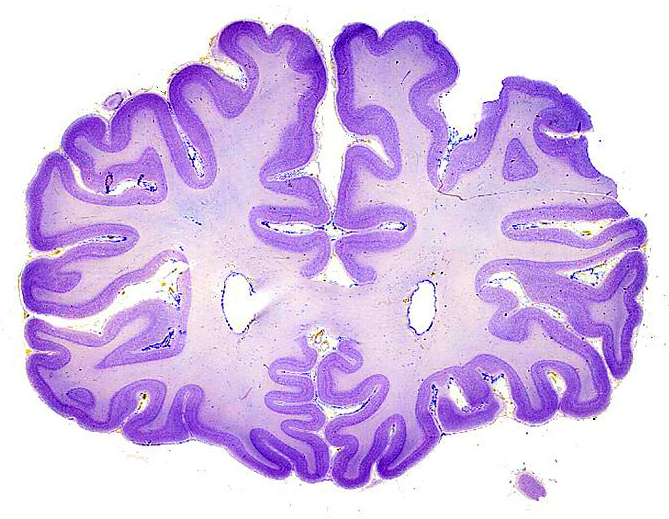
#> input picture data/humanforebrain1.jpg, 669 x 519 px; its folder holds only this picture in this run
$ python -i metrics.py   (imports and definitions only)
#> lines starting #> are read from the running program, lines starting #| are printed output that depends on the picture; after the words box and inside, x2 and y2 are one past the last pixel; in counts of white or black regions, pixels touching at a corner belong together
### src/utils.py
import numpy as np
import cv2
import matplotlib.pyplot as plt
from pathlib import Path
from PIL import Image
import numpy as np

from skimage import draw, measure
from skimage.filters import threshold_multiotsu

from scipy import ndimage
from scipy.ndimage import zoom, gaussian_filter1d


def read_image(image_path):
    """
    Reads an image (supports .jpg) and returns it as a PIL image

    Args:
        image_path (str or Path): Path to the image file.

    Returns:
        np.ndarray: Image as a PIL image.
    """
#> called with image_path = '../data/humanforebrain1.jpg'
    image_path = Path(image_path)
    img_pil = Image.open(image_path)
#> img_pil is the input picture: PIL image 669x519 RGB; mean R, G, B 215.3, 191.9, 235
    return img_pil

# [40 lines left out: functions bbox_area, grayscale_to_intensity_xy, grayscale_to_distance_intensity_array, not called in this run]


import cv2
import numpy as np

drawing = False
current_contour = []
mask = None
drawing_enabled = False  # To toggle drawing on and off

# [78 lines left out: functions mouse_callback, draw_freehand_roi, load_png_image, not called in this run]

import cv2
import numpy as np

class FreehandROITool:
    # [133 lines left out: functions __init__, mouse_callback, draw, extract_largest_blob, morph_open_close, not called in this run]


from scipy import ndimage

# [45 lines left out: functions keep_large_components, label_and_stack, not called in this run]

### src/metrics.py
from src.utils import *
def compute_fractal_dimension(image):
    """
    Compute the fractal dimension of a 2D binary image using the box-counting method.

    Parameters:
        image (numpy.ndarray): Grayscale image (or binary edge map).

    Returns:
        float: Estimated fractal dimension.
    """
    # Step 1: Convert to binary if not already
    binary = (image > 0).astype(np.uint8) * 255

    # Step 2: Box-counting at multiple scales
    def boxcount(Z, k):
        S = np.add.reduceat(
            np.add.reduceat(Z, np.arange(0, Z.shape[0], k), axis=0),
                               np.arange(0, Z.shape[1], k), axis=1)
        return np.sum(S > 0)

    # Ensure square image
    size = min(binary.shape)
    Z = binary[:size, :size]
    Z = Z > 0

    # Box sizes (powers of 2)
    sizes = 2 ** np.arange(1, int(np.log2(size))+1)
    counts = [boxcount(Z, s) for s in sizes]

    # Step 3: Linear fit to log-log plot
    coeffs = np.polyfit(np.log(sizes), np.log(counts), 1)
    fractal_dim = -coeffs[0]
    return fractal_dim


def compute_gyrification_index(image):
    """
    Compute a 2D Gyrification Index (GI) from a grayscale or binary brain image.

    Parameters:
        image (numpy.ndarray): Grayscale image of a coronal brain slice.

    Returns:
        float: Gyrification Index (GI) value.
    """
    # Step 1: Convert to binary if grayscale
    binary = (image > 0).astype(np.uint8) * 255

    # Step 2: Extract contours (assumes largest is cortex outline)
    contours, _ = cv2.findContours(binary, cv2.RETR_EXTERNAL, cv2.CHAIN_APPROX_SIMPLE)

    if not contours:
        return 0.0

    # Use largest contour
    cortex_contour = max(contours, key=cv2.contourArea)
    cortex_length = cv2.arcLength(cortex_contour, closed=True)

    # Step 3: Compute convex hull of the contour
    hull = cv2.convexHull(cortex_contour)
    hull_length = cv2.arcLength(hull, closed=True)

    # Step 4: Compute GI
    if hull_length == 0:
        return 0.0
    gi = cortex_length / hull_length
    return gi


def bbox_area(contour):
    """
    Finds bounding bounding box area of a contour
    """
    _, _, w, h = cv2.boundingRect(contour)
    return w * h

def compute_avg_curvature_old(image):
    """
    Compute a 2D Average Curavature from a grayscale or binary brain image.

    Parameters:
        image (numpy.ndarray): Grayscale image of a coronal brain slice.

    Returns:
        float: average foldiness
    """

    mask_uint8 = (image.astype(np.uint8)) * 255
    contours, _ = cv2.findContours(mask_uint8, cv2.RETR_EXTERNAL, cv2.CHAIN_APPROX_NONE)

    outer_contour = max(contours, key=bbox_area).squeeze()

    x = gaussian_filter1d(outer_contour[:, 0], sigma=5)
    y = gaussian_filter1d(outer_contour[:, 1], sigma=5)

    # Compute derivatives
    dx = np.gradient(x)
    dy = np.gradient(y)
    ddx = np.gradient(dx)
    ddy = np.gradient(dy)

    # Compute curvature
    numerator = dx * ddy - dy * ddx
    denominator = (dx**2 + dy**2)**1.5
    curvature = np.divide(numerator, denominator, out=np.zeros_like(numerator), where=denominator != 0)

    # Calculate average curvature (a proxy for "foldiness")
    average_curvature = np.mean(np.abs(curvature))
    return average_curvature , x, y

from scipy.ndimage import gaussian_filter1d

# [54 lines left out: functions compute_contour_curvature, compute_avg_curvature, not called in this run]

def get_foldiness(img_path):
    # Read and preprocess image
    pil_image = read_image(img_path)
    np_image = np.array(pil_image.convert('L'))  # Convert to grayscale

    # Create a binary image where all non-white pixels are considered part of regions
    binary_img = np_image < 250
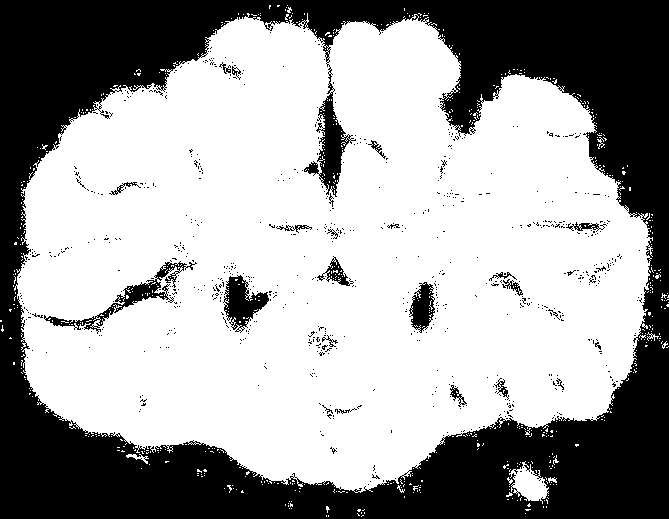
#> binary_img: shape (519, 669) bool; 63.3% white; 708 black regions (683 under 20 px)

    # Find connected components
    labels = measure.label(binary_img, connectivity=1)
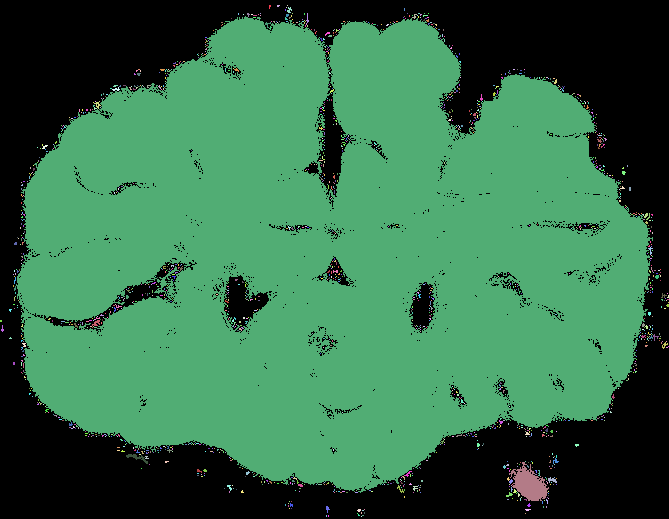
#> labels: shape (519, 669) int32; 1599 distinct labels, from 0 to 1598; one colour per label, 0 black
    regions = measure.regionprops(labels)
#> regions = 1598 regions; largest, box (x1, y1, x2, y2) and area: (16, 16, 653, 493) 215294, (509, 462, 549, 501) 830, (126, 454, 148, 464) 72, (548, 477, 557, 483) 30, (92, 320, 100, 326) 28

    # Identify and isolate the largest connected region
    largest_region = max(regions, key=lambda region: region.area)
    largest_blob_mask = labels == largest_region.label
#> largest_blob_mask: shape (519, 669) bool; 62% white; 701 black regions (676 under 20 px), largest, box (x1, y1, x2, y2) and area: (0, 0, 669, 519) 124556, (44, 261, 197, 334) 1742, (223, 275, 269, 333) 1433

    # Mask the original image to isolate the largest blob
    masked_image = np_image * largest_blob_mask
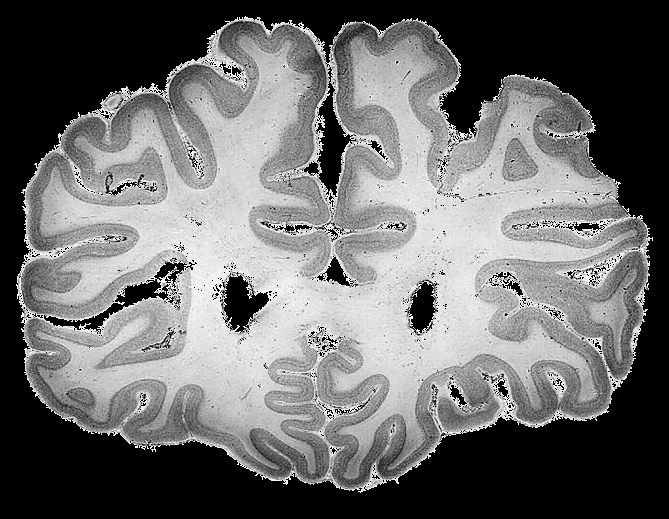
#> masked_image: shape (519, 669); min 0, max 249, mean 107.4

    # Apply Multi-Otsu thresholding
    thresholds = threshold_multiotsu(masked_image, classes=4)
#> thresholds = [54, 134, 188]

    # Create a refined mask by thresholding between selected classes
    refined_mask = (masked_image > thresholds[1]) & (masked_image < thresholds[-1]) & (masked_image > 1)
#> refined_mask: shape (519, 669) bool; 20.1% white; 3009 white regions (2935 under 20 px), largest, box (x1, y1, x2, y2) and area: (331, 35, 555, 286) 11920, (37, 105, 217, 293) 8943, (475, 224, 637, 403) 8620

    # Morphological filtering to smooth and clean the mask
    structure = ndimage.generate_binary_structure(2, 2)
    closed = ndimage.binary_closing(refined_mask, structure=structure, iterations=2)
#> closed: shape (519, 669) bool; 34.5% white; 298 white regions (275 under 20 px), largest, box (x1, y1, x2, y2) and area: (18, 22, 650, 489) 117455, (399, 269, 445, 314) 335, (227, 261, 265, 296) 170
    opened = ndimage.binary_opening(closed, structure=structure, iterations=2)
#> opened: shape (519, 669) bool; 32.3% white; 47 white regions

    # Re-label and isolate the largest component after filtering
    labels = measure.label(opened, connectivity=1)
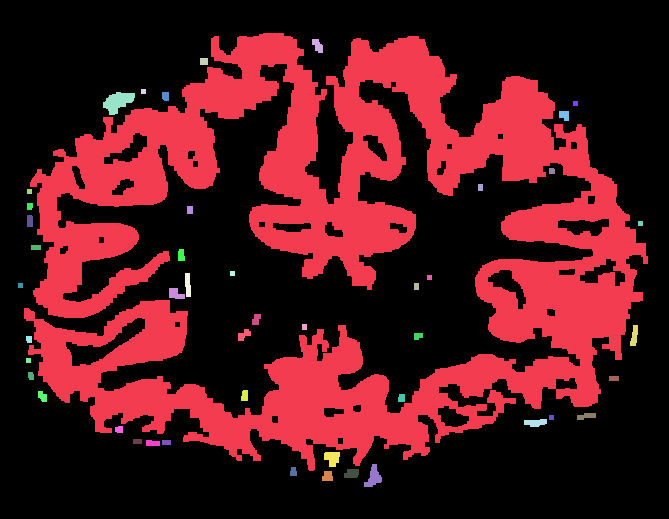
#> labels: shape (519, 669) int32; 48 distinct labels, from 0 to 47; one colour per label, 0 black
    regions = measure.regionprops(labels)
#> regions = 47 regions; largest, box (x1, y1, x2, y2) and area: (24, 33, 648, 471) 108640, (103, 92, 135, 115) 441, (364, 464, 382, 487) 222, (324, 452, 340, 467) 182, (524, 419, 547, 427) 139
    largest_region = max(regions, key=lambda region: region.area)
    largest_blob_mask_gm = labels == largest_region.label
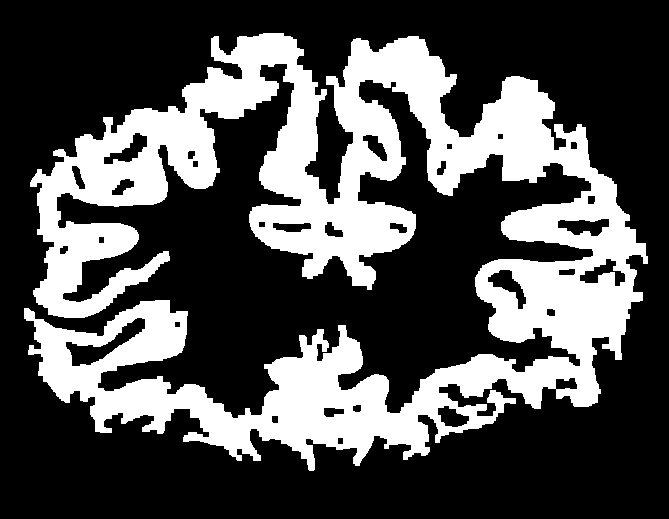
#> largest_blob_mask_gm: shape (519, 669) bool; 31.3% white; 1 white region, box (x1, y1, x2, y2) and area: (24, 33, 648, 471) 108640

    # Compute the metrics
    GI = compute_gyrification_index(largest_blob_mask_gm)
#> in compute_gyrification_index, `contours, _ = cv2.findContours(binary, cv2.RETR_EXTERNAL, cv2.CHAIN_AP..`: contours = 1 contour; box (x1, y1, x2, y2) and area: (24, 33, 648, 471) 110562
#> in compute_gyrification_index, `cortex_contour = max(contours, key=cv2.contourArea)`: cortex_contour = contour of 2973 points, box (x1, y1, x2, y2) (24, 33, 648, 471), area 110562
#> in compute_gyrification_index, `cortex_length = cv2.arcLength(cortex_contour, closed=True)`: cortex_length = 8717.5
#> in compute_gyrification_index, `hull = cv2.convexHull(cortex_contour)`: hull = contour of 34 points, box (x1, y1, x2, y2) (24, 33, 648, 471), area 219145
#> in compute_gyrification_index, `hull_length = cv2.arcLength(hull, closed=True)`: hull_length = 1725.3
#> in compute_gyrification_index, `gi = cortex_length / hull_length`: gi = 5.05
#> GI = 5.05
    FD = compute_fractal_dimension(largest_blob_mask_gm)
#> call 2 of boxcount, with k = 4
#> in boxcount (call 2), `S = np.add.reduceat( np.add.reduceat(Z, np.arange(0, Z.shape[0], k), a..`:
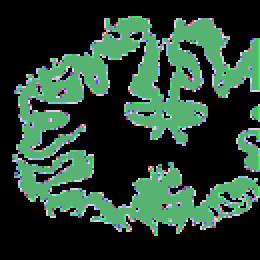
#> S: shape (130, 130) int64 (shown 2 times larger); 17 distinct labels, from 0 to 16; one colour per label, 0 black
#> in compute_fractal_dimension, `counts = [boxcount(Z, s) for s in sizes]`: counts = [23036, 6352, 1856, 569, 177, 58, 20, 6, 2]
#> in compute_fractal_dimension, `coeffs = np.polyfit(np.log(sizes), np.log(counts), 1)`: coeffs = [-1.67, 11.07]
#> in compute_fractal_dimension, `fractal_dim = -coeffs[0]`: fractal_dim = 1.67
#> FD = 1.67
    average_curvature, x, y = compute_avg_curvature_old(largest_blob_mask_gm)
#> in bbox_area, `_, _, w, h = cv2.boundingRect(contour)`: w = 624; h = 438
#> in compute_avg_curvature_old, `outer_contour = max(contours, key=bbox_area).squeeze()`: outer_contour = 8133 pairs, first value 24 to 647, second value 33 to 470
#> in compute_avg_curvature_old, `x = gaussian_filter1d(outer_contour[:, 0], sigma=5)`: x = 8133 values, max 646 at index 6894, min 24 at index 4972, mean 323.4
#> in compute_avg_curvature_old, `y = gaussian_filter1d(outer_contour[:, 1], sigma=5)`: y = 8133 values, max 467 at index 5723, min 33 at index 8114, mean 257.9
#> in compute_avg_curvature_old, `dx = np.gradient(x)`: dx = 8133 values, max 1 at index 105, min -1 at index 7, mean 0.000984
#> in compute_avg_curvature_old, `dy = np.gradient(y)`: dy = 8133 values, max 1 at index 30, min -1 at index 59, mean -0.000123
#> in compute_avg_curvature_old, `ddx = np.gradient(dx)`: ddx = 8133 values, max 0.5 at index 27, min -0.5 at index 139, mean 0
#> in compute_avg_curvature_old, `ddy = np.gradient(dy)`: ddy = 8133 values, max 0.5 at index 80, min -0.5 at index 50, mean 0
#> in compute_avg_curvature_old, `numerator = dx * ddy - dy * ddx`: numerator = 8133 values, max 0.625 at index 2940, min -0.625 at index 178, mean 0.00138
#> in compute_avg_curvature_old, `denominator = (dx**2 + dy**2)**1.5`: denominator = 8133 values, max 2.83 at index 59, min 0 at index 0, mean 0.803
#> in compute_avg_curvature_old, `curvature = np.divide(numerator, denominator, out=np.zeros_like(numera..`: curvature = 8133 values, max 2 at index 50, min -2 at index 368, mean 0.000883
#> in compute_avg_curvature_old, `average_curvature = np.mean(np.abs(curvature))`: average_curvature = 0.217
#> average_curvature = 0.217

    # Compute Foldiness
    foldiness = (4*average_curvature) + (.5*GI) + (.2*FD)
#> foldiness = 3.73

    # Visualization
    plt.imshow(masked_image, cmap='gray')
    plt.plot(x, y, color='blue', linewidth=2)
    plt.axis('off')

    # Overlay metrics on image
    plt.text(binary_img.shape[0]*.1, binary_img.shape[1]*.1, f"Avg curvature: {average_curvature:.4f}", color='white', fontsize=10, bbox=dict(facecolor='black', alpha=0.8))
    plt.text(binary_img.shape[0]*.1, binary_img.shape[1]*.2, f"Fractal Dimension: {FD:.4f}", color='white', fontsize=10, bbox=dict(facecolor='black', alpha=0.8))
    plt.text(binary_img.shape[0]*.1, binary_img.shape[1]*.3, f"Gyrification Index: {GI:.4f}", color='white', fontsize=10, bbox=dict(facecolor='black', alpha=0.8))
    plt.text(binary_img.shape[0]*.1, binary_img.shape[1]*.4, f"Foldiness Score: {foldiness:.4f}", color='white', fontsize=10, bbox=dict(facecolor='black', alpha=0.8))

    plt.show()
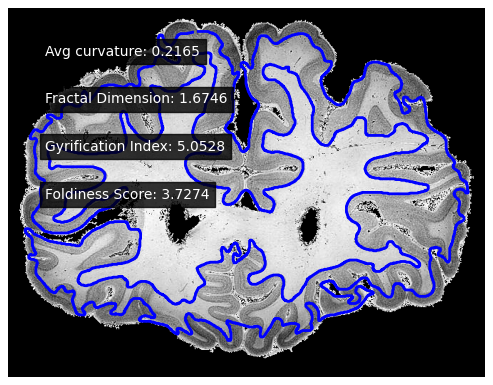
#> figure drawn by matplotlib, 1 panel

    return average_curvature, FD, GI, foldiness


# [41 lines left out: function get_foldiness_from_mask, not called in this run]

>>> result = get_foldiness('../data/humanforebrain1.jpg')
#> result = (0.217, 1.67, 5.05, 3.73)

$ run again, on data/kangaroo_brain.jpg
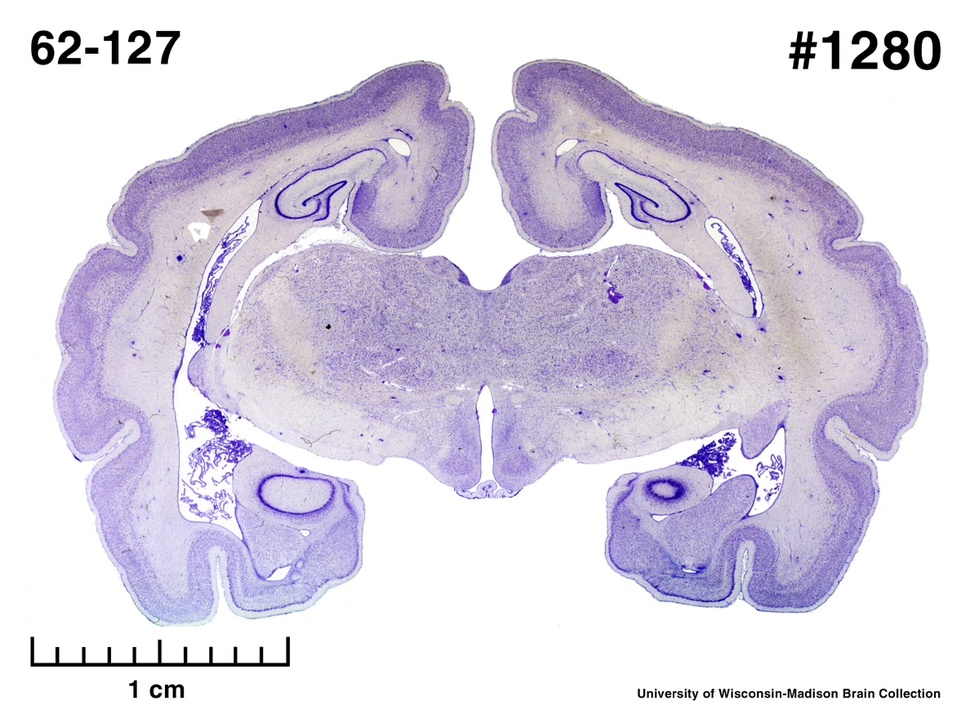
#> input picture data/kangaroo_brain.jpg, 970 x 727 px, shrunk from 1188 x 891 before the run
#> in read_image, img_pil is the input picture: PIL image 970x727 RGB; mean R, G, B 219.5, 213.7, 229.6
#> binary_img: shape (727, 970) bool; 50.1% white; 370 black regions (345 under 20 px)
#> in get_foldiness, `regions = measure.regionprops(labels)`: regions = 519 regions; largest, box (x1, y1, x2, y2) and area: (52, 57, 929, 627) 341768, (30, 636, 291, 667) 2307, (882, 30, 910, 71) 795, (913, 30, 941, 71) 743, (788, 31, 818, 70) 701
#> largest_blob_mask: shape (727, 970) bool; 48.5% white; 1 white region, box (x1, y1, x2, y2) and area: (52, 57, 929, 627) 341768
#> thresholds = [68, 156, 193]
#> refined_mask: shape (727, 970) bool; 17.6% white in thin lines or dots, all inside (x1, y1, x2, y2) = (57, 59, 928, 626)
#> closed: shape (727, 970) bool; 31.2% white; 448 white regions (413 under 20 px), largest, box (x1, y1, x2, y2) and area: (57, 59, 928, 626) 211042, (166, 216, 261, 448) 3005, (690, 392, 796, 463) 2347
#> opened: shape (727, 970) bool; 29.5% white; 69 white regions
#> in get_foldiness, `labels = measure.label(opened, connectivity=1)`:
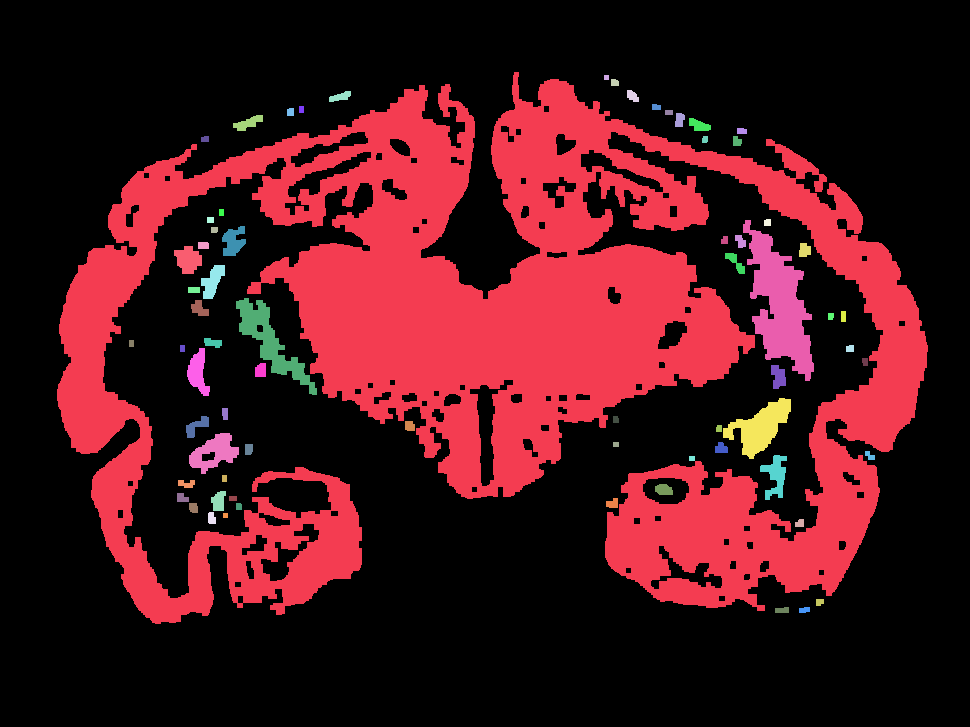
#> labels: shape (727, 970) int32; 71 distinct labels, from 0 to 70; one colour per label, 0 black
#> in get_foldiness, `regions = measure.regionprops(labels)`: regions = 70 regions; largest, box (x1, y1, x2, y2) and area: (57, 72, 928, 624) 189851, (743, 220, 814, 381) 5429, (236, 298, 317, 395) 2195, (723, 398, 791, 459) 1899, (189, 433, 239, 474) 1079
#> largest_blob_mask_gm: shape (727, 970) bool; 26.9% white; 1 white region, box (x1, y1, x2, y2) and area: (57, 72, 928, 624) 189851
#> binary: shape (727, 970); 26.9% white; 1 white region
#> in compute_gyrification_index, `contours, _ = cv2.findContours(binary, cv2.RETR_EXTERNAL, cv2.CHAIN_AP..`: contours = 1 contour; box (x1, y1, x2, y2) and area: (57, 72, 928, 624) 197739
#> cortex_contour = contour of 3523 points, box (x1, y1, x2, y2) (57, 72, 928, 624), area 197739
#> cortex_length = 10088
#> hull = contour of 59 points, box (x1, y1, x2, y2) (57, 72, 928, 624), area 395634
#> hull_length = 2369.6
#> gi = 4.26
#> S: shape (364, 364) int64; 5 distinct labels, from 0 to 4
#> S: shape (182, 182) int64; 17 distinct labels, from 0 to 16
#> S: shape (91, 91) int64
#> S: shape (46, 46) int64
#> S: shape (23, 23) int64
#> counts = [40940, 10975, 3067, 884, 266, 85, 26, 9, 4]
#> coeffs = [-1.69, 11.58]
#> fractal_dim = 1.69
#> w = 871; h = 552
#> outer_contour = 9354 pairs, first value 57 to 927, second value 72 to 623
#> in compute_avg_curvature_old, `x = gaussian_filter1d(outer_contour[:, 0], sigma=5)`: x = 9354 values, max 926 at index 8331, min 57 at index 1574, mean 491.6
#> in compute_avg_curvature_old, `y = gaussian_filter1d(outer_contour[:, 1], sigma=5)`: y = 9354 values, max 621 at index 1944, min 73 at index 9351, mean 335.6
#> dx = 9354 values, max 1 at index 162, min -1 at index 40, mean 0.000321
#> dy = 9354 values, max 1 at index 3, min -1 at index 299, mean -0.000214
#> ddx = 9354 values, max 0.5 at index 245, min -0.5 at index 142, mean 2.67e-05
#> ddy = 9354 values, max 0.5 at index 2, min -0.5 at index 378, mean 0
#> numerator = 9354 values, max 0.625 at index 327, min -0.625 at index 4984, mean -0.000134
#> denominator = 9354 values, max 2.83 at index 40, min 0 at index 0, mean 0.83
#> curvature = 9354 values, max 2 at index 142, min -2 at index 1180, mean 0.00205
#> in compute_avg_curvature_old, `average_curvature = np.mean(np.abs(curvature))`: average_curvature = 0.208
#> foldiness = 3.3
#> in get_foldiness, `plt.show()`:
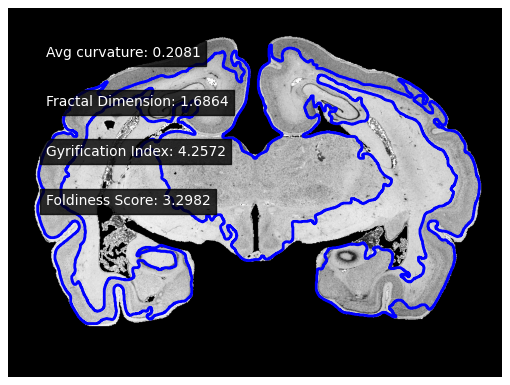
#> figure drawn by matplotlib, 1 panel
#> result = (0.208, 1.69, 4.26, 3.3)
